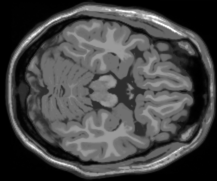
%> input picture HW3/slice_54.png, 217 x 181 px, given in place of ce_52.pngslice_46.pngslice_112.pngslice_110.pngslice_103.png, which was not available
$ octave --eval "result = get_slice('slice_54.png');"   (GNU Octave 9; MATLAB toolbox functions it lacks are replaced by stand-ins)
%> lines starting %> are read from the running program, lines starting %| are printed output that depends on the picture; pictures that were not available may be replaced by others from this repository, and a replacement may not be noted
function image = get_slice(slice_number)
%> called with slice_number = 'slice_54.png'
%GET_SLICE Summary of this function goes here
%   Detailed explanation goes here
    brain_slice = imread(sprintf('slice_%d.png', slice_number));
%> brain_slice is the input picture: size 181x217 uint8; min 0, max 255, mean 70
    brain_slice = padarray(brain_slice, [19, 0], 0, 'pre');
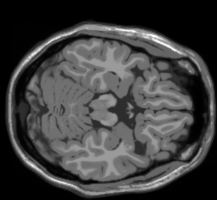
%> brain_slice: size 200x217 uint8; min 0, max 255, mean 63.3
    brain_slice = padarray(brain_slice, [18, 0], 0, 'post');
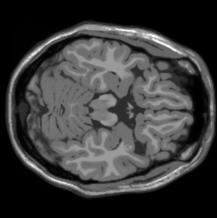
%> brain_slice: size 218x217 uint8; min 0, max 255, mean 58.1
    brain_slice = padarray(brain_slice, [0, 1], 0, 'pre');
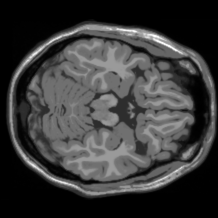
%> brain_slice: size 218x218 uint8; min 0, max 255, mean 57.8
    brain_slice = double(brain_slice*1.0)/255;
%> brain_slice: size 218x218 double
    image = brain_slice;
end
